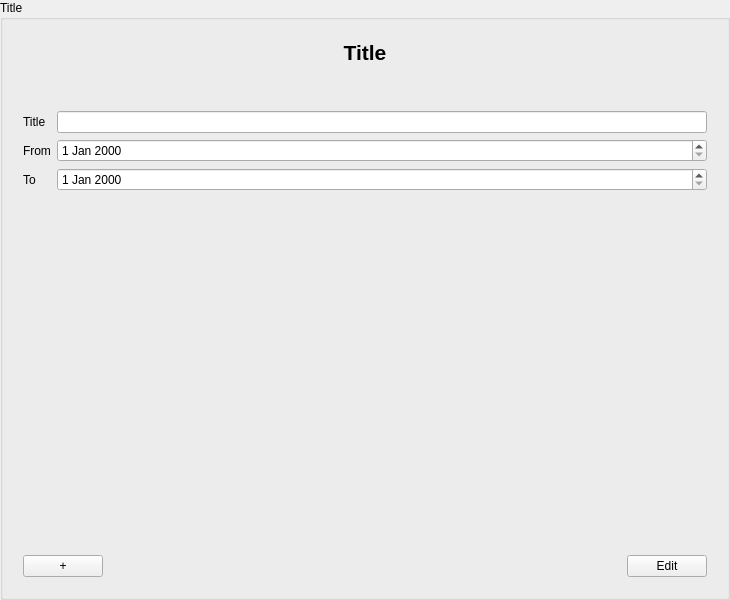
<?xml version="1.0" encoding="UTF-8" ?>
<ui version="4.0">
 <class>TitleInputArea</class>
 <widget class="QGroupBox" name="TitleInputArea">
  <property name="geometry">
   <rect>
    <x>0</x>
    <y>0</y>
    <width>730</width>
    <height>600</height>
   </rect>
  </property>
  <property name="windowTitle">
   <string>Title</string>
  </property>
  <property name="accessibleName">
   <string>TitleInputDialog</string>
  </property>
  <property name="title">
   <string>Title</string>
  </property>
  <layout class="QVBoxLayout" name="verticalLayout_3">
   <item>
    <widget class="QWidget" name="formLayoutWidget" native="true">
     <layout class="QVBoxLayout" name="verticalLayout_2">
      <item>
       <layout class="QVBoxLayout" name="verticalLayout">
        <item>
         <widget class="QLabel" name="label_Header">
          <property name="font">
           <font>
            <pointsize>16</pointsize>
            <weight>75</weight>
            <bold>true</bold>
           </font>
          </property>
          <property name="text">
           <string>Title</string>
          </property>
          <property name="alignment">
           <set>Qt::AlignCenter</set>
          </property>
         </widget>
        </item>
       </layout>
      </item>
      <item>
       <spacer name="verticalSpacer_2">
        <property name="orientation">
         <enum>Qt::Vertical</enum>
        </property>
        <property name="sizeType">
         <enum>QSizePolicy::Preferred</enum>
        </property>
        <property name="sizeHint" stdset="0">
         <size>
          <width>20</width>
          <height>40</height>
         </size>
        </property>
       </spacer>
      </item>
      <item>
       <layout class="QGridLayout" name="gridLayout">
        <item row="1" column="0">
         <widget class="QLabel" name="label_From">
          <property name="text">
           <string>From</string>
          </property>
          <property name="buddy">
           <cstring>dateEdit_From</cstring>
          </property>
         </widget>
        </item>
        <item row="2" column="0">
         <widget class="QLabel" name="label_To">
          <property name="text">
           <string>To</string>
          </property>
          <property name="buddy">
           <cstring>dateEdit_To</cstring>
          </property>
         </widget>
        </item>
        <item row="0" column="2">
         <widget class="QLineEdit" name="lineEdit_Title" />
        </item>
        <item row="1" column="2">
         <widget class="QDateEdit" name="dateEdit_From" />
        </item>
        <item row="0" column="0">
         <widget class="QLabel" name="label_Title">
          <property name="text">
           <string>Title</string>
          </property>
          <property name="buddy">
           <cstring>lineEdit_Title</cstring>
          </property>
         </widget>
        </item>
        <item row="2" column="2">
         <widget class="QDateEdit" name="dateEdit_To" />
        </item>
       </layout>
      </item>
      <item>
       <spacer name="verticalSpacer">
        <property name="orientation">
         <enum>Qt::Vertical</enum>
        </property>
        <property name="sizeHint" stdset="0">
         <size>
          <width>20</width>
          <height>40</height>
         </size>
        </property>
       </spacer>
      </item>
      <item>
       <layout class="QHBoxLayout" name="horizontalLayout">
        <item>
         <widget class="QPushButton" name="pushButton_Add">
          <property name="text">
           <string>+</string>
          </property>
         </widget>
        </item>
        <item>
         <spacer name="horizontalSpacer">
          <property name="orientation">
           <enum>Qt::Horizontal</enum>
          </property>
          <property name="sizeHint" stdset="0">
           <size>
            <width>40</width>
            <height>20</height>
           </size>
          </property>
         </spacer>
        </item>
        <item>
         <widget class="QPushButton" name="pushButton_EditFinish">
          <property name="text">
           <string>Edit</string>
          </property>
         </widget>
        </item>
       </layout>
      </item>
     </layout>
    </widget>
   </item>
  </layout>
 </widget>
 <tabstops>
  <tabstop>lineEdit_Title</tabstop>
  <tabstop>dateEdit_From</tabstop>
  <tabstop>dateEdit_To</tabstop>
  <tabstop>pushButton_Add</tabstop>
  <tabstop>pushButton_EditFinish</tabstop>
 </tabstops>
 <resources />
 <connections />
</ui>
